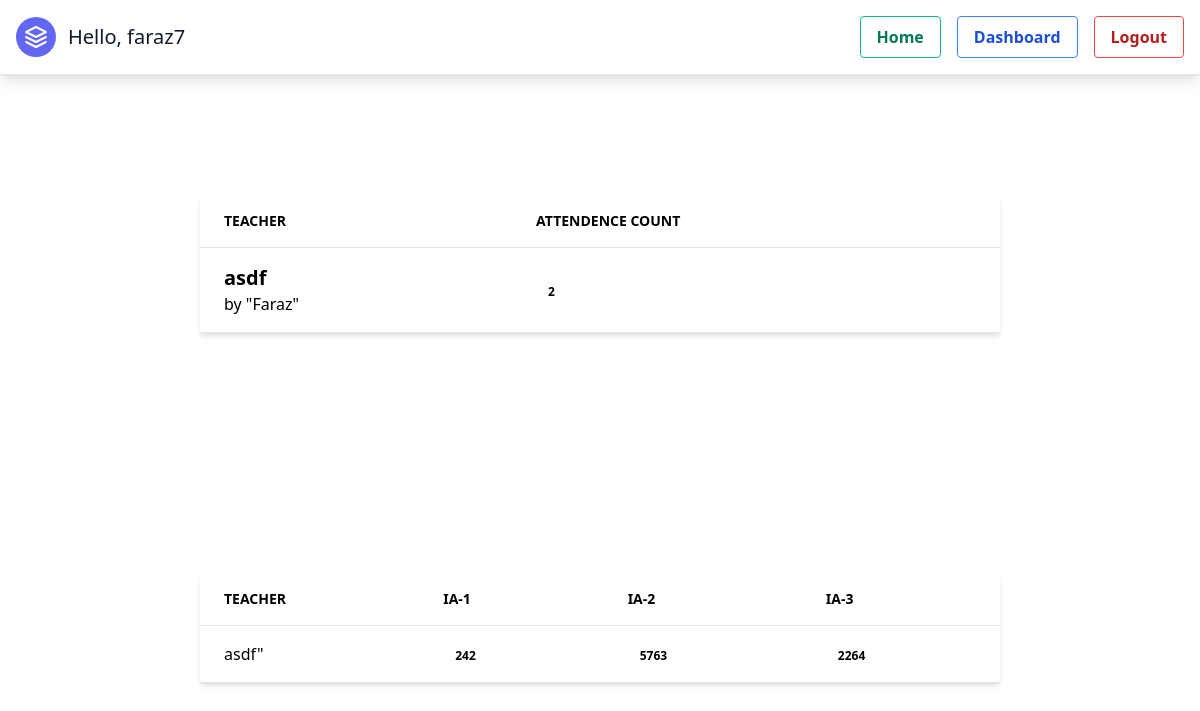
The app's page /dashboard_student/ (signed in), older data.
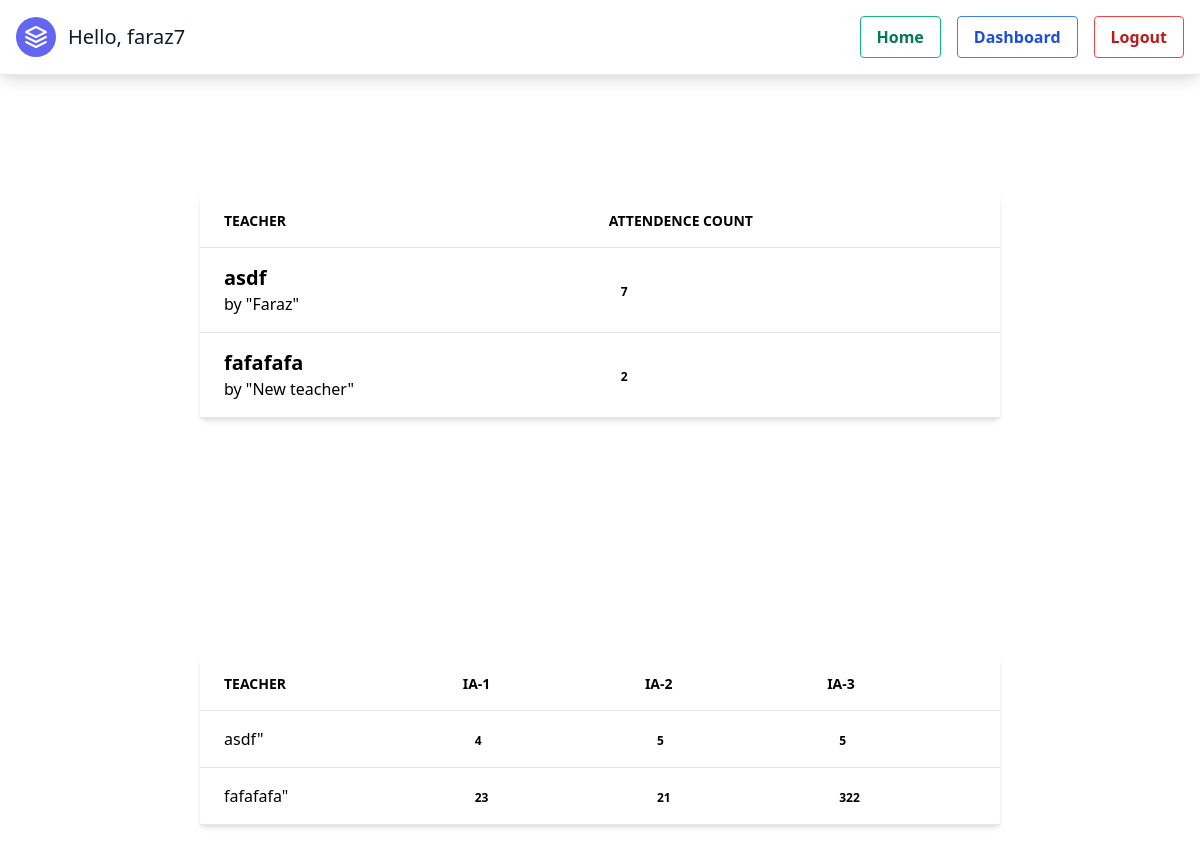
The same page, newer data.
### attendence/models.py (models this page shows, shortened)
class Count(models.Model):
    student = models.ForeignKey(
        Student, on_delete=models.CASCADE, null=True, blank=False)
    clss = models.ForeignKey(
        Class, on_delete=models.CASCADE, blank=False, null=True)
    cnt = models.IntegerField(null=True, blank=False)
    def __str__(self):
        return str(self.cnt)

class Class(models.Model):
    branc = (
        ('CSE', 'CSE'),
        ('ISE', 'ISE'),
        ('Civil', 'Civil'),
        ('ME', 'ME'),
        ('Aeronautical', 'Aeronautical'),
        ('ECE', 'ECE'),
        ('Aerospace', 'Aerospace'),
    )
    sem = (
        (1, 1), (2, 2), (3, 3), (4, 4), (5, 5), (6, 6), (7, 7), (8, 8),
    )
    section = (
        ('A', 'A'), ('B', 'B'), ('C', 'C'), ('D', 'D'),
    )
    teacher = models.ForeignKey(Teacher, on_delete=models.CASCADE)
    branch = models.CharField(
        max_length=200, choices=branc, null=True, blank=False)
    sem = models.IntegerField(choices=sem, null=True, blank=False)
    sec = models.CharField(
        max_length=200, choices=section, null=True, blank=False)
    subject = models.CharField(max_length=200, null=True, blank=True)

class Teacher(models.Model):
    user = models.OneToOneField(User, on_delete=models.CASCADE)
    name = models.CharField(max_length=200, null=True, blank=True)
    department = models.CharField(max_length=200, null=True, blank=True)
    your_favorite_quote = models.TextField(null=True, blank=True)
    def __str__(self):
        return str(self.name)

class StudentMark(models.Model):
    examType = (
        ('IA-1', 'IA-1'),
        ('IA-2', 'IA-2'),
        ('IA-3', 'IA-3'),
    )
    student = models.ForeignKey(Student, on_delete=models.CASCADE)
    clss = models.ForeignKey(Class, on_delete=models.CASCADE, blank=False, null=True)
    exmtype = models.CharField(choices=examType, blank=True, null=True, max_length=200)
    marks1 = models.IntegerField(null=True, blank=False)
    marks2 = models.IntegerField(null=True, blank=False)
    marks3 = models.IntegerField(null=True, blank=False)

### attendence/views.py (the view)
# urls.py: path('dashboard_student/', views.student_dashboard,name='student-dashboard-page'),
def student_dashboard(request):
    student = Student.objects.get(user=request.user)
    print(request.user, student)
    clss = Class.objects.filter(
        sem=student.sem, sec=student.sec, branch=student.branch)
    cnts = Count.objects.filter(student=student)
    marks = StudentMark.objects.filter(student=student)
    context = {
        'cnts': cnts,
        'marks':marks,
    }
    return render(request, 'attendence/student_dashboard.html', context)

### attendence/models.py (called while the page is built)
    def __str__(self):
        return (str(self.usn) + " " + str(self.name) + " " + str(self.sem))

### attendence/templates/attendence/student_dashboard.html
{% extends 'attendence/partials/base.html' %}
{% block content %}
  <div class="w-2/3 mx-auto py-24">
    <div class="bg-white shadow-md rounded my-6">
      <table class="text-left w-full border-collapse">
        <thead>
          <tr>
            <th class="py-4 px-6 bg-grey-lightest font-bold uppercase text-sm text-grey-dark border-b border-grey-light">Teacher</th>
            <th class="py-4 px-6 bg-grey-lightest font-bold uppercase text-sm text-grey-dark border-b border-grey-light">Attendence Count</th>
          </tr>
        </thead>
        <tbody>
            {% for cnt in cnts %}
          <tr class="hover:bg-grey-lighter">
            <td class="py-4 px-6 border-b border-grey-light"><p class="" ><b class="text-xl" >{{cnt.clss.subject}}</b> </p> by "{{cnt.clss.teacher}}"  </td>
            <td class="py-4 px-6 border-b border-grey-light">
              <a href="#" class="text-grey-lighter font-bold py-1 px-3 rounded text-xs bg-blue hover:bg-blue-dark">{{cnt}}</a>
            </td>
          </tr>
          {% endfor %}
        </tbody>
      </table>
    </div>
  </div>
<div class="w-2/3 mx-auto py-24">
    <div class="bg-white shadow-md rounded my-6">
      <table class="text-left w-full border-collapse">
        <thead>
          <tr>
            <th class="py-4 px-6 bg-grey-lightest font-bold uppercase text-sm text-grey-dark border-b border-grey-light">Teacher</th>
            <th class="py-4 px-6 bg-grey-lightest font-bold uppercase text-sm text-grey-dark border-b border-grey-light">IA-1</th>
            <th class="py-4 px-6 bg-grey-lightest font-bold uppercase text-sm text-grey-dark border-b border-grey-light">IA-2</th>
            <th class="py-4 px-6 bg-grey-lightest font-bold uppercase text-sm text-grey-dark border-b border-grey-light">IA-3</th>
          </tr>
        </thead>
        <tbody>
          {% for mrk in marks %}
          <tr class="hover:bg-grey-lighter">
          <td class="py-4 px-6 border-b border-grey-light"><p class="" ><b class="text-xl" >{{cnt.clss.subject}}</b> </p> {{mrk.clss.subject}}"  </td>
          <td class="py-4 px-6 border-b border-grey-light">
            <a href="#" class="text-grey-lighter font-bold py-1 px-3 rounded text-xs bg-blue hover:bg-blue-dark">{{mrk.marks1}}</a>
          </td>
          <td class="py-4 px-6 border-b border-grey-light">
            <a href="#" class="text-grey-lighter font-bold py-1 px-3 rounded text-xs bg-blue hover:bg-blue-dark">{{mrk.marks2}}</a>
          </td>
          <td class="py-4 px-6 border-b border-grey-light">
            <a href="#" class="text-grey-lighter font-bold py-1 px-3 rounded text-xs bg-blue hover:bg-blue-dark">{{mrk.marks3}}</a>
          </td>
          </tr>
          {% endfor %}
        </tbody>
      </table>
    </div>
  </div>
{% endblock content %}

Row changes from the older to the newer data that the page shows:
changed Count "asdf": cnt "2" → "7"
added Count: clss.subject "fafafafa", clss.teacher "New teacher", cnt "2"
changed StudentMark "asdf": marks1 "242" → "4"; marks2 "5763" → "5"; marks3 "2264" → "5"
added StudentMark: clss.subject "fafafafa", marks1 "23", marks2 "21", marks3 "322"
